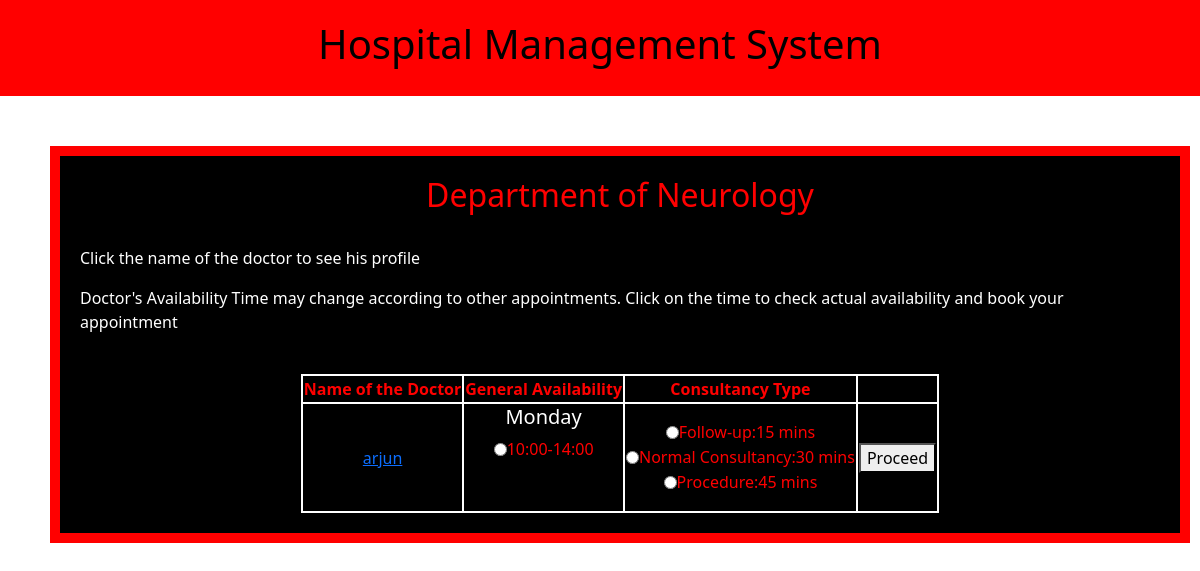
Page /patient_dashboard/department?dept_id=2 on the committed database.
### tables this page shows
CREATE TABLE department(
 department_id INTEGER PRIMARY KEY AUTOINCREMENT,
 department_name TEXT UNIQUE,
 description TEXT,
 doctors_registered INTEGER);

CREATE TABLE doctor
(doctor_id INTEGER PRIMARY KEY AUTOINCREMENT,
 username TEXT UNIQUE,
 password TEXT,
 name TEXT,
 department_id INTEGER,
 specialization TEXT,
 qualification TEXT,
 experience_years INTEGER,
 phone TEXT,
 basic_time_slot INTEGER,
 follow_up INTEGER,
 normal_consultancy INTEGER,
 procedure INTEGER,
 is_active INTEGER,
 FOREIGN KEY (department_id) REFERENCES department(department_id));

CREATE TABLE doctor_availability(
 availability_id INTEGER PRIMARY KEY AUTOINCREMENT,
 doctor_id INTEGER,
 day TEXT,
 start_time TEXT,
 end_time TEXT,
 FOREIGN KEY (doctor_id) REFERENCES doctor(doctor_id));

### app/routes/patient_logic.py (the view)
@patient_logic_bp.route("/patient_dashboard/department",methods=["POST","GET"])
def department_doctors():
    if (request.method=="POST"):
        slot=request.form.get("slot")
        c_type=request.form.get("c_type")
        if (slot and c_type):
            return redirect(url_for('patient_logic.appointment_booking',avai_id=slot,c_type=c_type))
    dept_id=request.args.get('dept_id',type=int)
    db_path = os.path.join(os.path.dirname(__file__), '..', 'database.db')
    connection= sqlite3.connect(db_path)
    cursor=connection.cursor()
    command_dept_name="SELECT department_name FROM department WHERE department_id=?"
    cursor.execute(command_dept_name,(dept_id,))
    dept_name_row=cursor.fetchone()
    dept_name=dept_name_row[0]
    command_doctors="""SELECT d.doctor_id,d.name,d.basic_time_slot,d.follow_up,d.normal_consultancy,d.procedure,a.day,a.start_time,a.end_time,a.availability_id
    FROM doctor d JOIN doctor_availability a ON d.doctor_id=a.doctor_id
    WHERE d.department_id=? AND d.is_active=?
    ORDER BY d.doctor_id"""
    cursor.execute(command_doctors,(dept_id,1))
    rows=cursor.fetchall()
    doctors = {}
    for doc_id, doc_name, bts, follow,normal,procedure,day, start, end,avai_id in rows:
        if doc_id not in doctors:
            doctors[doc_id] = {
                "name": doc_name,
                "availability": {},
                "duration":[follow*bts,normal*bts,procedure*bts]
            }
        if day not in doctors[doc_id]["availability"]:
            doctors[doc_id]["availability"][day] = {}
        doctors[doc_id]["availability"][day][avai_id]=f"{start}-{end}"
    print("Dept ID:", dept_id)
    print("Doctors fetched:", rows)
    print("Doctors dict:", doctors)
    connection.close()
    return render_template("patient_dashboard_department.html",doctors=doctors,dept_name=dept_name)

### app/templates/patient_dashboard_department.html
{% extends 'base.html' %}
{% block content %}
<h2>Department of {{dept_name}}</h2>
<br>
<p style="color:white">Click the name of the doctor to see his profile</p>
<p style="color:white">Doctor's Availability Time may change according to other appointments. Click on the time to check actual availability and book your appointment</p>
<br>
<form method="POST" action="{{url_for('patient_logic.department_doctors')}}">
<table class="bordered">
    <tr>
        <th class="bordered">Name of the Doctor</th>
        <th class="bordered" >General Availability</th>
        <th class="bordered">Consultancy Type</th>
        <th class="bordered"></th>
    </tr>
    {% for did,d in doctors.items() %}
    <tr>
        <td class="bordered">
            <a href="{{url_for('patient_logic.doctor_profile')}}?doc_id={{did}}">{{d.name}}</a>
        </td>
        <td class="bordered">
        {% for day,slot in d.availability.items() %}
                <h5 style="color:white">{{day}}</h5>
                {% for id,time in slot.items() %}
                    <input type="radio" name="slot" value="{{id}}" required>{{time}}
                    <br>
                <br>
                <br>
                {% endfor %}
        {% endfor %}
        </td>
        <td class="bordered">
            <input type="radio" name="c_type" value="1" required>Follow-up:{{d.duration[0]}} mins<br>
            <input type="radio" name="c_type" value="2">Normal Consultancy:{{d.duration[1]}} mins<br>
            <input type="radio" name="c_type" value="3">Procedure:{{d.duration[2]}} mins<br>
        </td>
        <td class="bordered">
            <button type="submit" class="form_btn">Proceed</button>
        </td>
    </tr>
    {% endfor %}
</table>
</form>
{% endblock %}

### app/templates/base.html (style rules this page uses)
input[type="radio"] { accent-color: red; vertical-align: top; }
h2 { text-align: center; color:red }
input { height: 25px; }
.bordered { border:2px solid white; margin: auto; text-align: center; }

### rows in the picture
department: department_name "Neurology"
doctor: name "arjun"
doctor_availability: day "Monday", slot "10:00-14:00"

### other values in the picture
{{ d.duration[0] }} "15"
{{ d.duration[1] }} "30"
{{ d.duration[2] }} "45"
